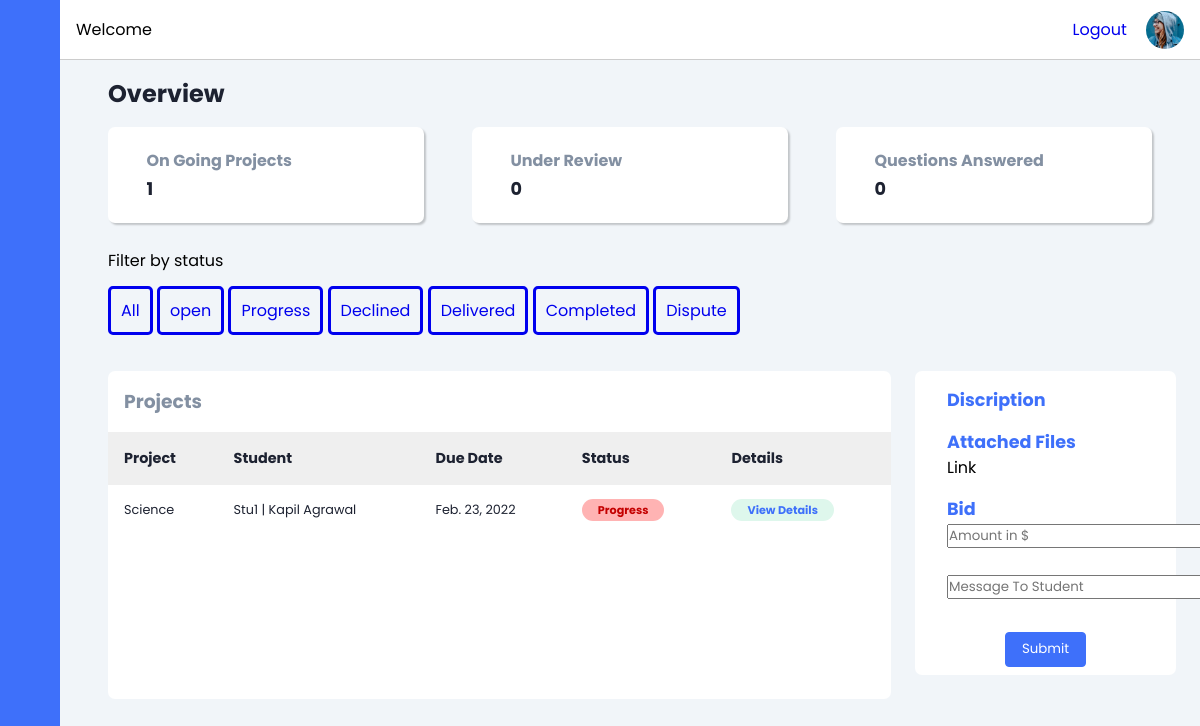
Page /tutor/todo_list (signed in) on the earlier database version.
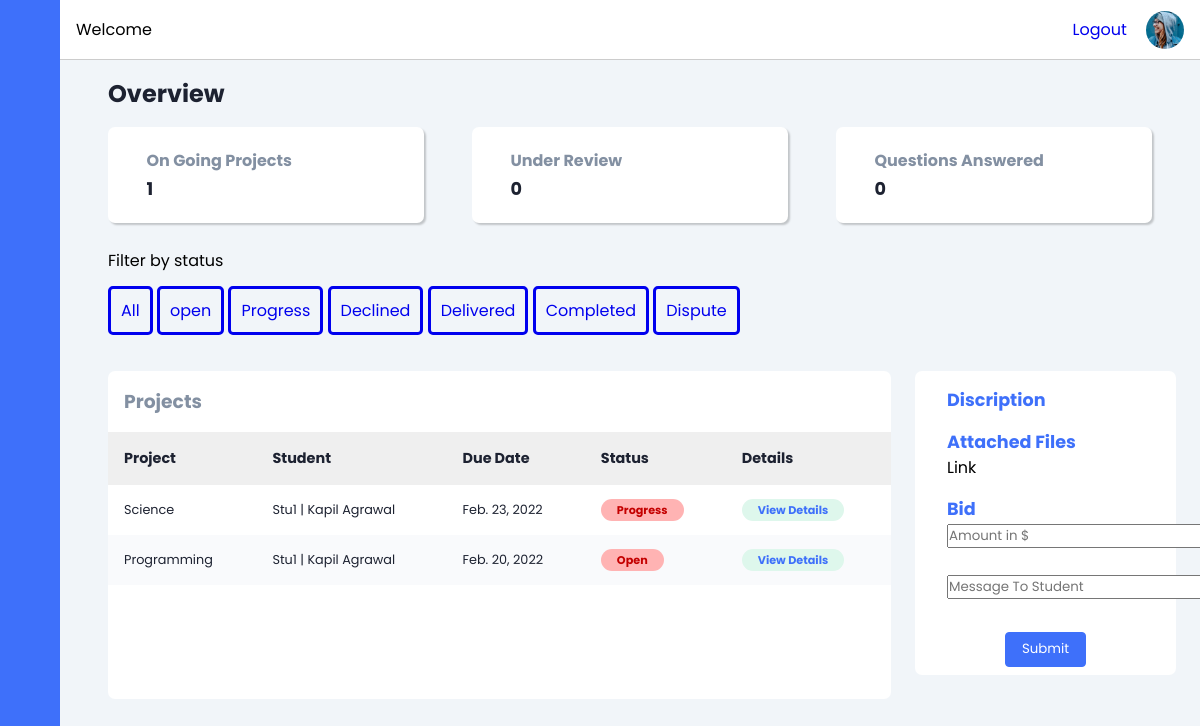
Same page on the later database version.
### student/models.py (models this page shows)
class Bid(models.Model):
    id = models.AutoField(primary_key=True)
    tutor = models.ForeignKey(Tutor, on_delete=models.CASCADE, null=True, blank=True)
    project = models.ForeignKey(Question, on_delete=models.CASCADE, null=True, blank=True)
    is_selected = models.BooleanField(default=False)
    description=models.TextField(max_length=500, null=True)
    cost = models.CharField(max_length=50000, null=True)
    day = models.CharField(max_length=250, null=True)
    rating= models.IntegerField(blank=True,default=5)
    status = models.CharField(max_length=30, choices=COLOR_STATUS, default='Open')
    def __str__(self):
        return str(self.tutor.username) + str(' | ') + str(self.project.id)

class Question(models.Model):
    id = models.AutoField(primary_key=True)
    student = models.ForeignKey(Student, on_delete=models.CASCADE, null=True, blank=True)
    randomly_generated_id = models.UUIDField(unique=True, default=uuid.uuid4, editable=False)
    category = models.CharField(max_length=30, choices=categotry ,default='others')
    urgency= models.CharField(max_length=250, null=True)
    description=models.CharField(max_length=250, null=True)
    upload = models.FileField(upload_to ='static/media/', null=True)
    date = models.DateField(null=True)
    time = models.TimeField(null=True)
    def __str__(self):
        return str(self.category)

class Student(models.Model):
    username = models.OneToOneField(User, on_delete=models.CASCADE, null=True, blank=True)
    fullname = models.CharField(max_length=250, null=True)
    gender = models.CharField(max_length=20, blank=True, null=True)
    photo = models.FileField(null=True, blank=True)
    avtar=models.CharField(max_length=260,blank=True)
    is_tutor= models.BooleanField(default=False)
    def __str__(self):
        return str(self.username) + str(' | ') + str(self.fullname)

### Learning/views.py (the view)
# urls.py: path('tutor/todo_list', views.todo_list,name="todo_list"),
def todo_list(request):
    bid = Bid.objects.all()
    li = []
    count=0
    count1=0
    count2=0
    for b in bid:
        bd = b.tutor
        print(b.project.date)
        print(b.day)
        print(int(b.day))
        b.project.date = b.project.date +timedelta(days=int(b.project.urgency))
        print(b.project.date)
        if bd.username == request.user:
            li.append(b)
        if bd.username == request.user and b.status=='Progress':
            count += 1
        if bd.username == request.user and b.status=='Delivered':
            count1 += 1
        if bd.username == request.user and b.status=='Completed':
            count2 += 1
    print(li)
    context = {
        'bid' : li,
        'count':count,
        'count1':count1,
        'count2':count2,
    }
    return render(request, "tutor/todo.html",context)

### templates/tutor/todo.html (shortened to what the changed rows need)
<!DOCTYPE html>
{% load static %}
<html lang="en">
<head>
    <link rel="stylesheet" href="https://cdn.jsdelivr.net/gh/lykmapipo/themify-icons@0.1.2/css/themify-icons.css">
    <link rel="stylesheet" href="{% static 'css/todo.css' %}">
</head>
<body>
    <div class="main-content">
        <main>
            <h2 class="dash-title">Overview</h2>
            <br>
            <div> Filter by status</div><br>
            <section class="recent">
                <div class="activity-grid">
                    <div class="activity-card">
                        <div class="table-responsive">
                            <table>
                                <thead>
                                    <tr>
                                        <th>Project</th>
                                        <th>Student</th>
                                        <th>Due Date</th>
                                        <th>Status</th>
                                        <th>Details</th>
                                    </tr>
                                </thead>
                                <tbody>
                                {% for b in bid%}
                                    <tr>
                                        <td>{{b.project}}</td>
                                        <td>{{b.project.student|capfirst}}</td>
                                        <td>{{b.project.date}}</td>
                                        <td>
                                            <span class="badge dispute">{{b.status}}</span>
                                        </td>
                                        <td>
                                            <span class="btnSelect" id="badge" style="border:none; padding: .2rem 1rem; border-radius: 20px;font-weight: 700;font-size: .7rem;background: #DEF7EC;color: var(--main-color); cursor: pointer;"  data-hex={{b.project}} data-hex2="{{b.project.student|capfirst}}" data-hex3={{b.project.date}}>View Details</span>
                                        </td>
                                    </tr>
                                {% endfor %}
                                </tbody>
                            </table>
                        </div>
                    </div>
                </div>
            </section>
        </main>
    </div>
</body>
</html>

Differences in the rows shown:
added Bid: project "Programming", project.student "Stu1 | Kapil Agrawal", project "Feb. 20, 2022", status "Open"
